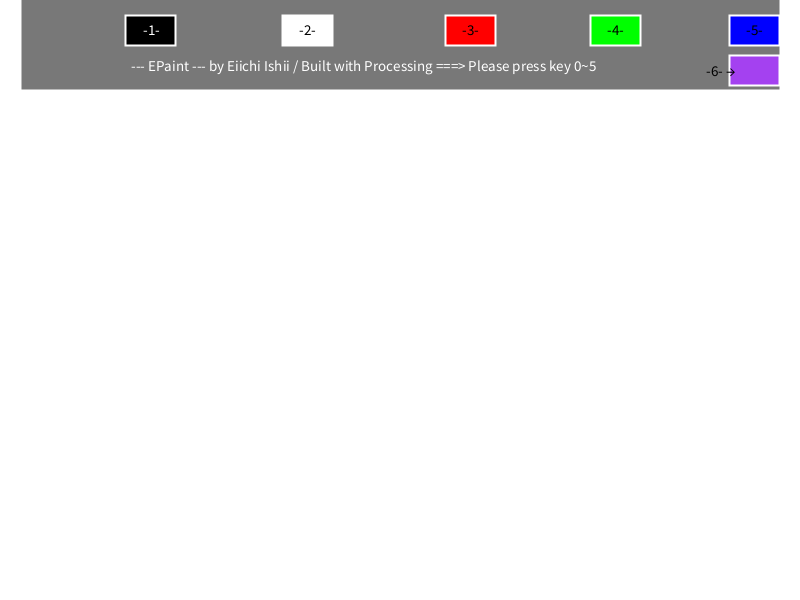
Frame 1 (no input)
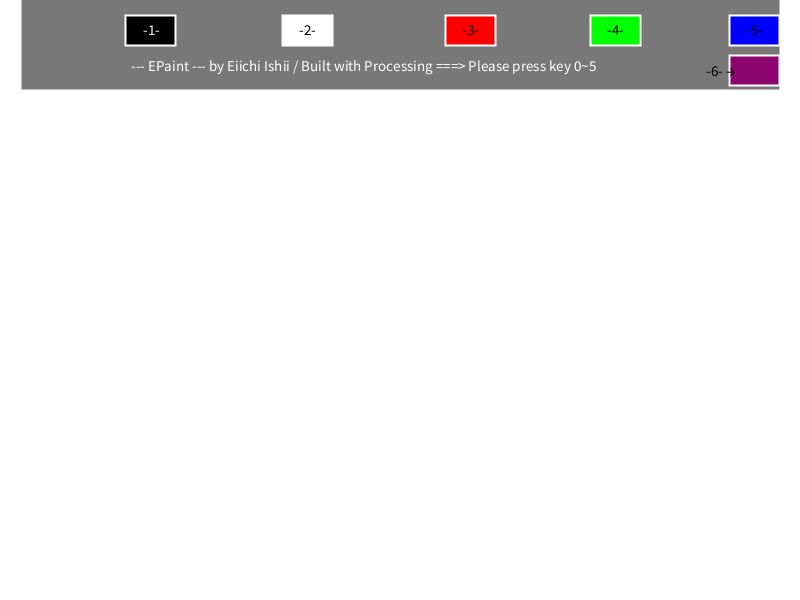
Frame 60 (the mouse pressed at the canvas centre just before this capture)
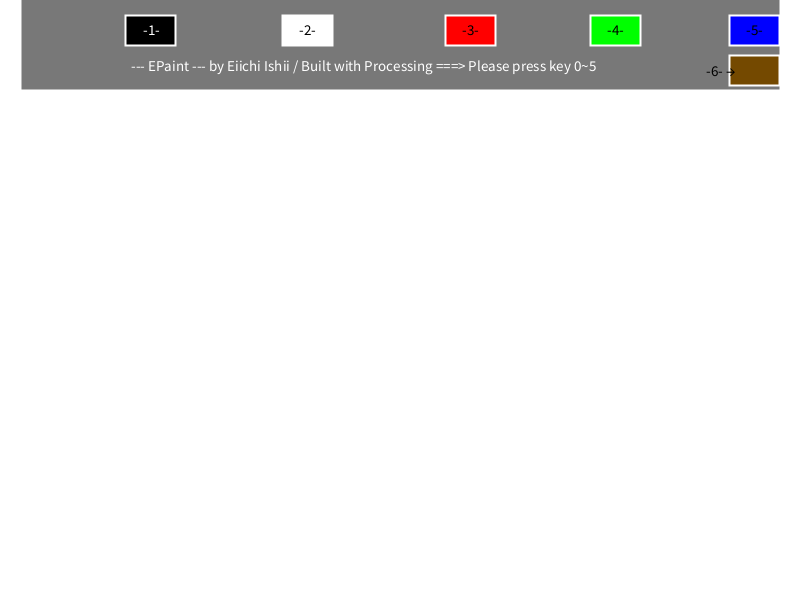
Frame 120 (the mouse held since frame 60 and released just before this capture)

The Processing sketch that drew these frames (run headless with seeded random() and noise(); from frame 60 on, the mouse is pressed at the canvas centre):

// Processing sketch: processing_86576
// ── processing_86576.pde

buttons bs;
switchColor sc;
strokeSet st;

void setup() {
  size(800,600);
  background(255);
  smooth();
  cursor(CROSS);
  rectMode(CENTER);
  textAlign(CENTER);
  textSize(15);
  bs=new buttons(random(255), random(255), random(255), random(-random(2, 5), random(2, 5)), 
  random(-random(2, 5), random(2, 5)), random(-random(2, 5), random(2, 5)));
  sc=new switchColor(random(255), random(255), random(255), random(-random(2, 5), random(2, 5)), 
  random(-random(2, 5), random(2, 5)), random(-random(2, 5), random(2, 5)));
  st=new strokeSet(0.2, 1);
}

void draw() {
  bs.update();
  bs.display();
  if (mouseButton==RIGHT) {
    background(255);
    bs.display();
  }
}

void mouseDragged() {
  sc.update();
  sc.display();
  st.update();
  st.display();
}


class buttons {
  float R, G, B, amR, amG, amB;
  buttons(float R, float G, float B, float amR, float amG, float amB) {
    this.R=R;
    this.G=G;
    this.B=B;
    this.amR=amR;
    this.amG=amG;
    this.amB=amB;
  }

  void update() {
    if (R>255 || R<0) {
      amR=random(-random(2, 5), random(2, 5));
    }
    if (G>255 || G<0) {
      amG=random(-random(2, 5), random(2, 5));
    }
    if (B>255 || B<0) {
      amB=random(-random(2, 5), random(2, 5));
    }
    R=R+amR;
    G=G+amG;
    B=B+amB;
  }

  void display() {
    stroke(255);
    strokeWeight(2);
    fill(120);
    rect(width/2, height/20, width-40, height/5);
    fill(255);
    text("--- EPaint --- by Eiichi Ishii / Built with Processing ===> Please press key 0~5", width/2.2, height/8.5);
    fill(0);
    rect(width/5.3, height/20, 50, 30);
    fill(255);
    text("-1-", width/5.3, height/20+5);
    fill(255);
    rect(width/2.6, height/20, 50, 30);
    fill(0);
    text("-2-", width/2.6, height/20+5);
    fill(255, 0, 0);
    rect(width/1.7, height/20, 50, 30);
    fill(0);
    text("-3-", width/1.7, height/20+5);
    fill(0, 255, 0);
    rect(width/1.3, height/20, 50, 30);
    fill(0);
    text("-4-", width/1.3, height/20+5);
    fill(0, 0, 255);
    rect(width/1.06, height/20, 50, 30);
    fill(0);
    text("-5-", width/1.06, height/20+5);
    fill(R, G, B);
    rect(width/1.06, height/8.5, 50, 30);
    fill(0);
    text("-6- →", width/1.11, height/8.5+5);
  }
}

class strokeSet {
  float sw, amount;
  strokeSet(float sw, float amount) {
    this.sw=sw;
    this.amount=amount;
  }

  void update() {
    if (sw>15 || sw<0.2) {
      amount=-amount;
    }
    sw=sw+amount;
  }

  void display() {
    strokeWeight(sw);
    line(mouseX, mouseY, pmouseX, pmouseY);
  }
}

class switchColor {
  float R, G, B, amR, amG, amB;
  switchColor(float R, float G, float B, float amR, float amG, float amB) {
    this.R=R;
    this.G=G;
    this.B=B;
    this.amR=amR;
    this.amG=amG;
    this.amB=amB;
  }

  void update() {
    if (R>255 || R<0) {
      amR=random(-random(2, 5), random(2, 5));
    }
    if (G>255 || G<0) {
      amG=random(-random(2, 5), random(2, 5));
    }
    if (B>255 || B<0) {
      amB=random(-random(2, 5), random(2, 5));
    }
    R=R+amR;
    G=G+amG;
    B=B+amB;
  }

  void display() {
    switch(keyCode) {
    default:
      stroke(0, 200);
      break;
    case'2':
      stroke(255, 200);
      break;
    case'3':  
      stroke(255, 0, 0, 200);
      break;
    case'4':  
      stroke(0, 255, 0, 200);
      break;
    case'5':  
      stroke(0, 0, 255, 200);
      break;
    case'6':
      stroke(R, G, B, 200);
      break;
    }
  }
}
